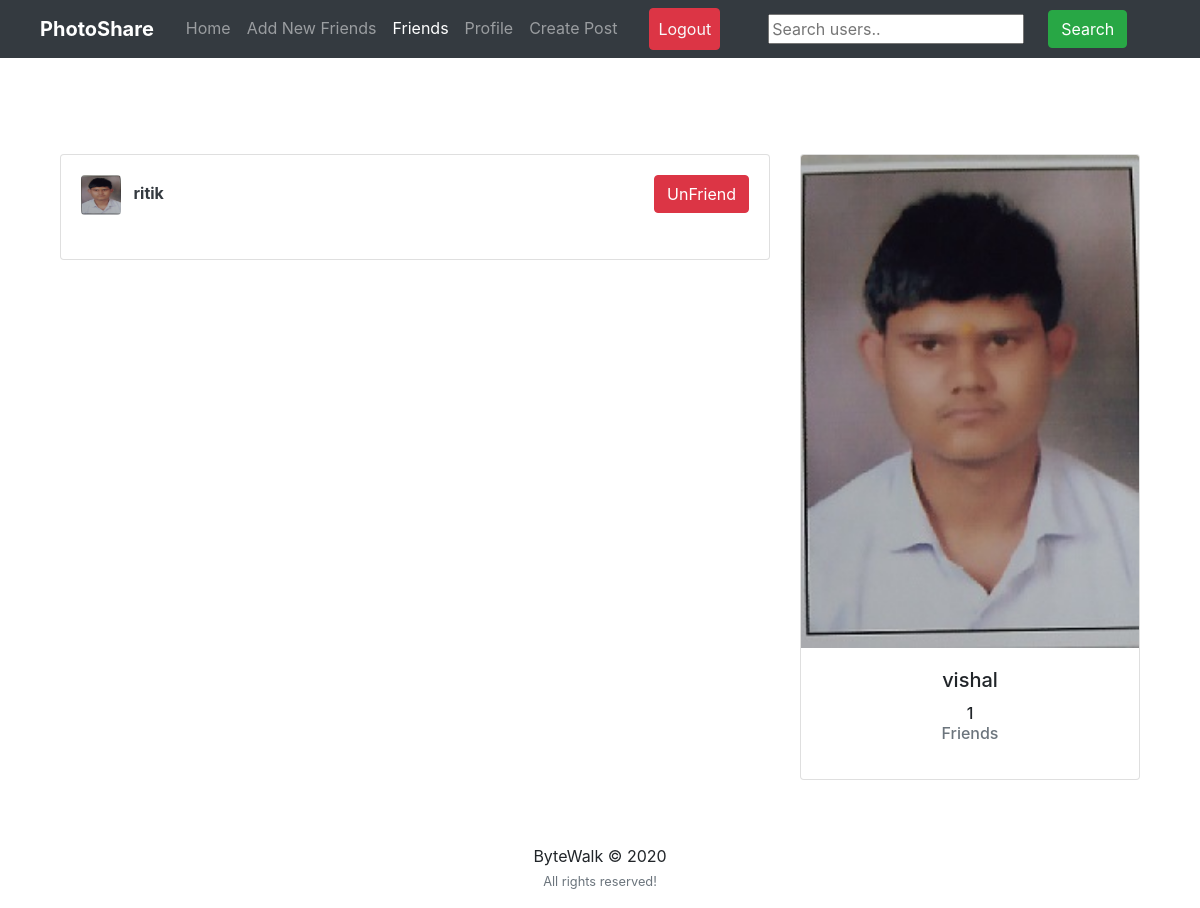
Page /friends/ (signed in) on the committed database.
### users/models.py (models this page shows)
class Profile(models.Model):
    user = models.OneToOneField(User, on_delete=models.CASCADE)
    image = models.ImageField(default='default.png', upload_to='profile_pic')
    slug = AutoSlugField(populate_from='user')
    bio = models.CharField(max_length=255, blank=True)
    friends = models.ManyToManyField("Profile", blank=True)
    def __str__(self):
        return str(self.user.username)
    def get_absolute_url(self):
        return f"/users/{self.slug}"

### users/views.py (the view)
# urls.py: path('friends/', user_views.friend_list, name='friend_list'),
def friend_list(request):
	p = request.user.profile
	friends = p.friends.all()
	context={
	'friends': friends
	}
	return render(request, "users/friend_list.html", context)

### users/templates/users/friend_list.html (shortened to what this page needs)
{% extends 'feed/layout.html' %}
{% load static %}
{% block searchform %}
<form action="{% url 'search_users'%}" class="form-inline my-2 my-lg-0 ml-5" method="GET">
    <input type="text" name="q" id="q" placeholder="Search users..">
    <button class="btn btn-success my-2 my-sm-0 ml-4" type="submit">Search</button>
</form>
{% endblock searchform %}
{% load crispy_forms_tags %}
{% block friendactive %}active{% endblock friendactive %}
{% block body %}
<br><br>
<div class="container">
    <div class="row">
        <div class="col-md-8">
            {% if friends %}
            <div class="card card-signin my-5">
                <div class="card-body">
                    {% for user_p in friends %}
                    <a href="{{ user_p.get_absolute_url }}"><img src="{{ user_p.image.url}}" alt="" class="rounded mr-2" width="40" height="40"></a>
                    <a href="{{ user_p.get_absolute_url }}" class="text-dark"><b>{{ user_p }}</b></a>
                    <small><a href="{% url 'delete_friend' user_p.id %}" class="btn btn-danger float-right">UnFriend</a></small>
                    <br><br>
                    {% endfor %}
                </div>
            </div>
            {% else %}
            <h5><i>You have no friends now! Make some new <a href="{% url 'users_list' %}">friends here!</a></i></h5>
            {% endif %}
        </div>
        <div class="col-md-4">
            <div class="card card-signin my-5">
                <a href="{{ request.user.profile.get_absolute_url }}"><img src="{{ request.user.profile.image.url}}" alt="" class="card-img-top"></a>
                <div class="card-body">
                    <h5 class="card-title text-center">{{ request.user }}</h5>
                    <h6 class="text-center">{{ request.user.profile.friends.count}} <p class="text-muted">Friends</p></h6>
                </div>
            </div>
        </div>
    </div>
    {% endblock body %}

### rows in the picture
Profile: image (picture), user.username "ritik"

### other values in the picture
{{ request.user }} "vishal"
{{ request.user.profile.friends.count }} "1"
